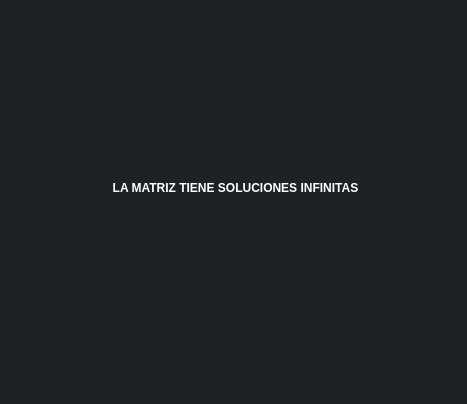
<?xml version="1.0" encoding="UTF-8"?>
<ui version="4.0">
 <class>Form_error1</class>
 <widget class="QWidget" name="Form_error1">
  <property name="geometry">
   <rect>
    <x>0</x>
    <y>0</y>
    <width>467</width>
    <height>404</height>
   </rect>
  </property>
  <property name="windowTitle">
   <string>Form</string>
  </property>
  <property name="styleSheet">
   <string notr="true">background-color: rgb(29, 34, 38);</string>
  </property>
  <widget class="QLabel" name="label_error1">
   <property name="geometry">
    <rect>
     <x>20</x>
     <y>140</y>
     <width>431</width>
     <height>111</height>
    </rect>
   </property>
   <property name="text">
    <string>&lt;html&gt;&lt;head/&gt;&lt;body&gt;&lt;p align=&quot;center&quot;&gt;&lt;span style=&quot; font-weight:700; color:#ffffff;&quot;&gt;LA MATRIZ TIENE SOLUCIONES INFINITAS&lt;/span&gt;&lt;br/&gt;&lt;/p&gt;&lt;/body&gt;&lt;/html&gt;</string>
   </property>
  </widget>
 </widget>
 <resources/>
 <connections/>
</ui>
